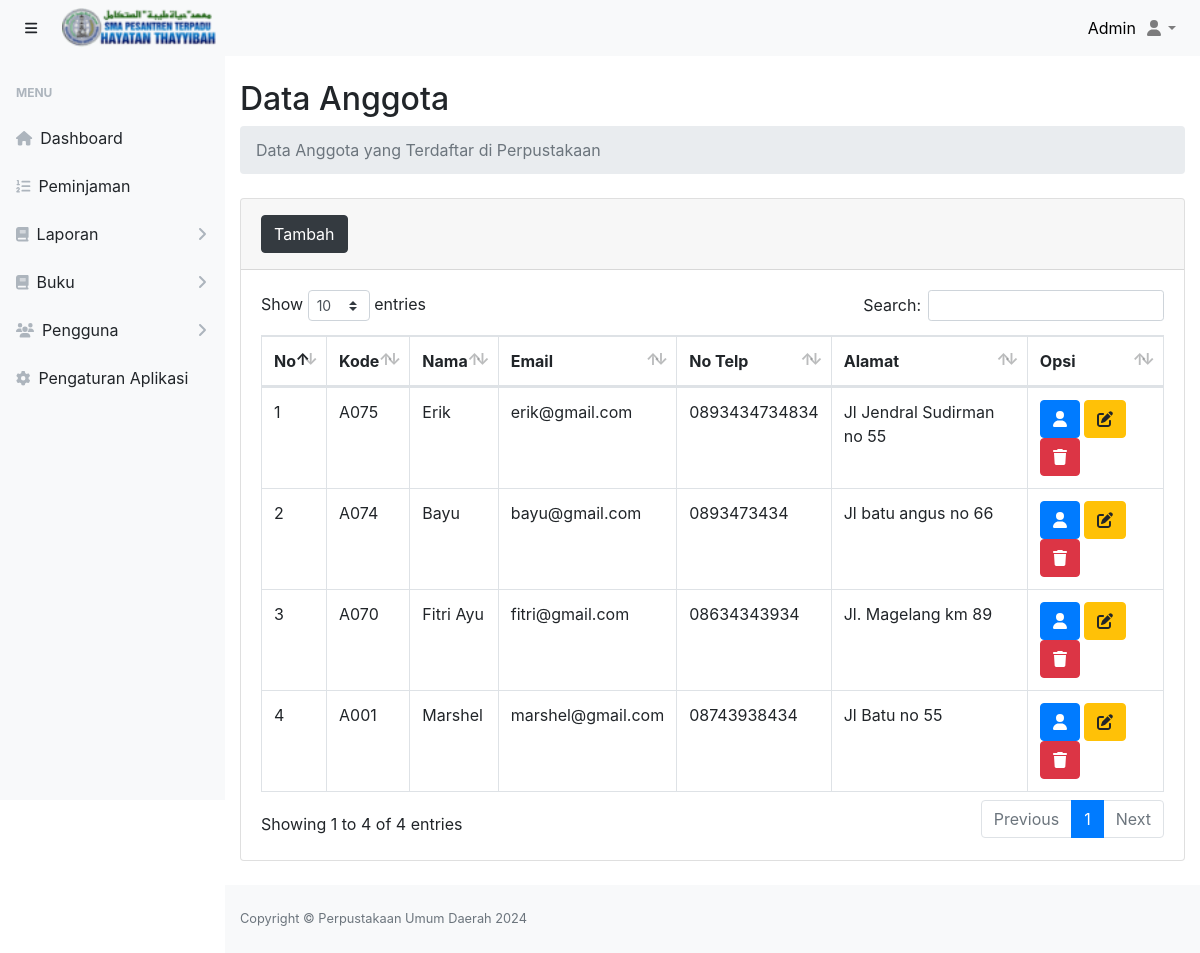
Page /dist/halaman.php?page=anggota (signed in) on the committed database.
### tables this page shows
CREATE TABLE `anggota` (
  `id_anggota` int(11) NOT NULL,
  `kode_anggota` char(10) NOT NULL,
  `nama_anggota` varchar(50) NOT NULL,
  `foto` varchar(100) NOT NULL DEFAULT 'foto_default.png',
  `no_telp` char(14) NOT NULL,
  `email` varchar(50) NOT NULL,
  `alamat` varchar(50) NOT NULL,
  `jenis_kelamin` int(11) NOT NULL,
  `tempat_lahir` varchar(50) NOT NULL,
  `tanggal_lahir` date NOT NULL
);

CREATE TABLE `profil_aplikasi` (
  `id` int(11) NOT NULL,
  `nama_aplikasi` varchar(30) NOT NULL,
  `nama_pimpinan` varchar(100) NOT NULL,
  `alamat` varchar(100) NOT NULL,
  `no_telp` char(14) NOT NULL,
  `website` varchar(50) NOT NULL,
  `logo` varchar(100) NOT NULL
);

### dist/anggota/index.php (the view, shortened to what this page needs)
<main>
    <div class="container-fluid">
        <h2 class="mt-4">Data Anggota</h2>
        <ol class="breadcrumb mb-4">
            <li class="breadcrumb-item active">Data Anggota yang Terdaftar di Perpustakaan</li>
        </ol>
        <div class="card mb-4">
          <div class="card-header py-3">
            <button  class="btn-tambah btn btn-dark btn-icon-split"><span class="text">Tambah</span></button>
          </div>
            <div class="card-body">
                <div class="table-responsive">
                  <table class="table table-bordered" id="tabel_anggota" width="100%" cellspacing="0">
                      <thead>
                        <tr>
                          <th>No</th>
                          <th>Kode</th>
                          <th>Nama</th>
                          <th>Email</th>
                          <th>No Telp</th>
                          <th>Alamat</th>
                          <th width="15%">Opsi</th>
                        </tr>
                      </thead>
                      <tbody>
                          <?php
                              include '../config/database.php';
                              $sql="select * from anggota order by id_anggota desc";
                              $hasil=mysqli_query($kon,$sql);
                              $no=0;
                              while ($data = mysqli_fetch_array($hasil)):
                              $no++;
                          ?>
                          <tr>
                              <td><?php echo $no; ?></td>
                              <td><?php echo $data['kode_anggota']; ?></td>
                              <td><?php echo $data['nama_anggota']; ?></td>
                              <td><?php echo $data['email']; ?></td>
                              <td><?php echo $data['no_telp']; ?></td>
                              <td><?php echo $data['alamat']; ?></td>
                              <td>
                                    <button class="setting-akun btn btn-primary btn-circle" kode_anggota="<?php echo $data['kode_anggota']; ?>" ><i class="fas fa-user"></i></button>
                                    <button class="btn-edit btn btn-warning btn-circle" id_anggota="<?php echo $data['id_anggota']; ?>" kode_anggota="<?php echo $data['kode_anggota']; ?>" ><i class="fas fa-edit"></i></button>
                                    <a href="anggota/hapus.php?id_anggota=<?php echo $data['id_anggota']; ?>&kode_anggota=<?php echo $data['kode_anggota']; ?>" class="btn-hapus btn btn-danger btn-circle" ><i class="fa fa-trash"></i></a>
                              </td>
                          </tr>
                          <?php endwhile; ?>
                      </tbody>
                    </table>
                </div>
            </div>
        </div>
    </div>
</main>

### dist/halaman.php (shortened to what this page needs)
<?php
  include '../config/database.php';
?>
<!DOCTYPE html>
<html lang="en">
    <head>
        <link href="../src/templates/css/styles.css" rel="stylesheet" />
        <link href="../src/plugin/bootstrap/css/bootstrap.min.css" rel="stylesheet" />
        <link rel="stylesheet" href="https://cdnjs.cloudflare.com/ajax/libs/font-awesome/6.4.0/css/all.min.css">
        <link href="../src/plugin/datatables/dataTables.bootstrap4.min.css" rel="stylesheet" />
    </head>
    <body class="sb-nav-fixed">
        <nav class="sb-topnav navbar navbar-expand navbar-light bg-light">
            <button class="btn btn-link btn-sm order-1 order-lg-0" id="sidebarToggle" href="#"><i class="fas fa-bars"></i></button>
            <div class="navbar-brand" href="#"><img src="../src/img/logo126.png" alt="Logo" width="80%"></div>
            <div class="sb-nav-footer" style="color: black;">
                        <div  >
                        <?php
                            if ($_SESSION['level']=='Karyawan' or $_SESSION['level']=='karyawan'):
                                echo $_SESSION["nama_karyawan"];
                            endif;
                        ?>
                        </div>
            </div>
            <ul class="navbar-nav ml-auto ml-md-0">
                <li class="nav-item dropdown">
                    <a class="nav-link dropdown-toggle" id="userDropdown" href="#" role="button" data-toggle="dropdown" aria-haspopup="true" aria-expanded="false"><i class="fas fa-user fa-fw"></i></a>
                </li>
            </ul>
        </nav>
        <div id="layoutSidenav">
            <div id="layoutSidenav_nav">
                <nav class="sb-sidenav accordion sb-sidenav-light" id="sidenavAccordion">
                    <div class="sb-sidenav-menu">
                    <?php
                        if ($_SESSION['level']=='Karyawan' or $_SESSION['level']=='karyawan'):
                    ?>
                        <div class="nav">
                            <div class="sb-sidenav-menu-heading">Menu</div>
                            <a class="nav-link" href="halaman.php?page=dashboard">
                                <div class="sb-nav-link-icon"><i class="fas fa-home"></i></div>
                                Dashboard
                            </a>
                            <a class="nav-link" href="halaman.php?page=daftar-peminjaman">
                                <div class="sb-nav-link-icon"><i class="fas fa-list-ol"></i></div>
                                Peminjaman
                            </a>
                            <a class="nav-link collapsed" href="#" data-toggle="collapse" data-target="#collapseLaporan" aria-expanded="false" aria-controls="collapseLayouts">
                                <div class="sb-nav-link-icon"><i class="fas fa-book"></i></div>
                                Laporan
                                <div class="sb-sidenav-collapse-arrow"><i class="fas fa-angle-down"></i></div>
                            </a>
                            <a class="nav-link collapsed" href="#" data-toggle="collapse" data-target="#collapsePustaka" aria-expanded="false" aria-controls="collapseLayouts">
                                <div class="sb-nav-link-icon"><i class="fas fa-book"></i></div>
                                Buku
                                <div class="sb-sidenav-collapse-arrow"><i class="fas fa-angle-down"></i></div>
                            </a>
                            <a class="nav-link collapsed" href="#" data-toggle="collapse" data-target="#collapsePengguna" aria-expanded="false" aria-controls="collapseLayouts">
                                <div class="sb-nav-link-icon"><i class="fas fa-users"></i></div>
                                Pengguna
                                <div class="sb-sidenav-collapse-arrow"><i class="fas fa-angle-down"></i></div>
                            </a>
                            <a class="nav-link" href="halaman.php?page=aplikasi">
                                <div class="sb-nav-link-icon"><i class="fas fa-cog"></i></div>
                                Pengaturan Aplikasi
                            </a>
                        </div>
                        <?php endif; ?>
                    </div>
                </nav>
            </div>
            <div id="layoutSidenav_content">
                <?php
                    if(isset($_GET['page'])){
                        $page = $_GET['page'];
                        switch ($page) {
                            case 'anggota':
                                include "anggota/index.php";
                                break;
                        }
                    }
                ?>
                <footer class="py-4 bg-light mt-auto">
                    <div class="container-fluid">
                        <div class="d-flex align-items-center justify-content-between small">
                        <?php
                            include '../config/database.php';
                            $hasil=mysqli_query($kon,"select nama_aplikasi from profil_aplikasi order by nama_aplikasi desc limit 1");
                            $data = mysqli_fetch_array($hasil);
                        ?>
                        <div class="text-muted">Copyright &copy; <?php echo $data['nama_aplikasi'];?> <?php echo date('Y');?></div>
                        </div>
                    </div>
                </footer>
            </div>
        </div>
        <link href="../src/plugin/select2/select2.min.css" rel="stylesheet" />
        <link href="../src/js/jquery-ui/jquery-ui.css" rel="stylesheet" />
    </body>
</html>

### rows in the picture
anggota: kode_anggota "A075", nama_anggota "Erik", email "erik@gmail.com", no_telp "0893434734834", alamat "Jl Jendral Sudirman no 55"
anggota: kode_anggota "A074", nama_anggota "Bayu", email "bayu@gmail.com", no_telp "0893473434", alamat "Jl batu angus no 66"
anggota: kode_anggota "A070", nama_anggota "Fitri Ayu", email "fitri@gmail.com", no_telp "08634343934", alamat "Jl. Magelang km 89"
anggota: kode_anggota "A001", nama_anggota "Marshel", email "marshel@gmail.com", no_telp "08743938434", alamat "Jl Batu no 55"
profil_aplikasi: nama_aplikasi "Perpustakaan Umum Daerah"

### other values in the picture
$_SESSION["nama_karyawan"] "Admin"
